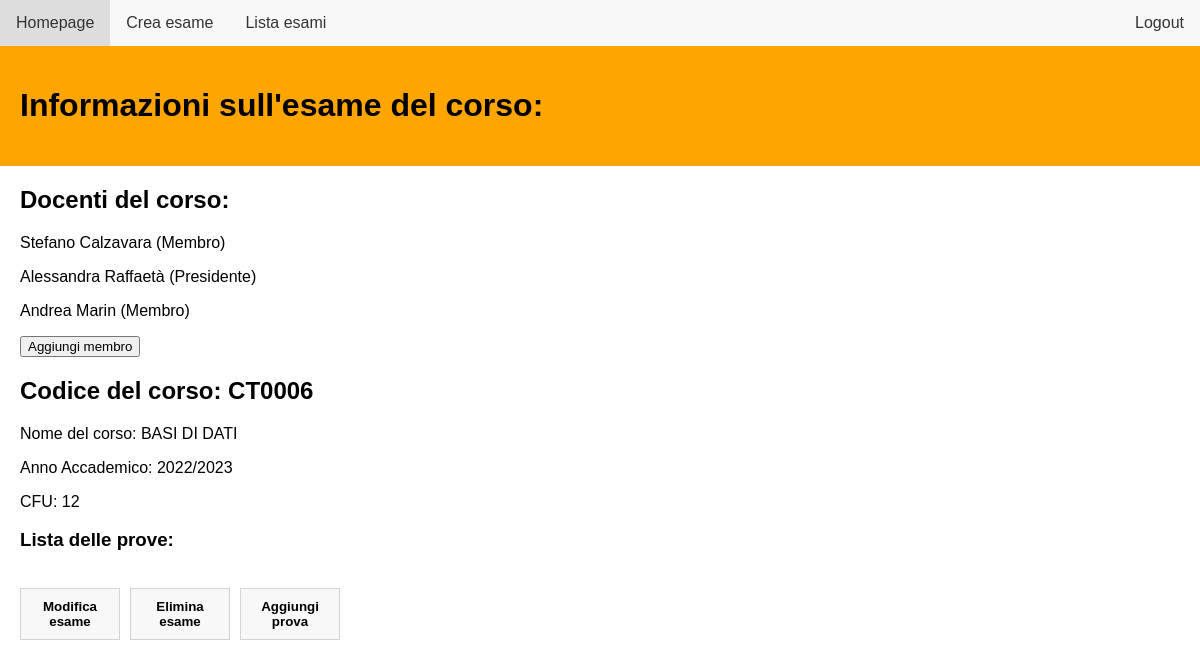
The page /exam_page?idE=CT0006 (signed in) on the database its author committed.
### db_setup.py (models this page shows, shortened)
class Docente(UserMixin, db.Model):
    idD = db.Column(db.String(100), primary_key=True, unique = True)
    nome = db.Column(db.String(100))
    cognome = db.Column(db.String(100))
    email = db.Column(db.String(100), unique = True)
    password = db.Column(db.String(100))

class Esame( db.Model):
    idE = db.Column(db.Integer, primary_key=True, unique = True)
    nome = db.Column(db.String(100))
    anno_accademico = db.Column(db.String(100))
    cfu = db.Column(db.Integer)

### routes.py (the view)
@bp.route('/exam_page', methods=['GET', 'POST'])
@login_required
def exam_page():
    from db_setup import Esame, Docente, Prova, db, Creazione_esame
    idE = request.args.get('idE')
    esame = Esame.query.filter_by(idE=idE).first()
    lista_docenti = db.session.query(Docente).join(Creazione_esame).filter(Creazione_esame.idE == idE).all()
    lista_prove = db.session.query(Prova).filter(Prova.idE == idE).all()
    docenti_roles = (
        db.session.query(Docente, Creazione_esame.ruolo_docente)
        .join(Creazione_esame)
        .filter(Creazione_esame.idE == idE)
        .all()
    )
    return flask.render_template('exam_page.html', esame=esame, lista_prove=lista_prove, lista_docenti=lista_docenti, docenti_roles=docenti_roles)

### routes.py (called while the page is built)
@login_manager.user_loader
def load_user(user_id):
    from db_setup import Docente
    return Docente.query.get(user_id)

### app/templates/exam_page.html (shortened to what this page needs)
<!DOCTYPE html>
<html lang="en">
<head>
    <link rel="stylesheet" href="../static/exam_page.css">
</head>
<body>
    <ul>
        <li><a href="{{ url_for('routes.homepage') }}">Homepage</a></li>
        <li><a href="{{ url_for('routes.create_exam') }}">Crea esame</a></li>
        <li><a href="{{ url_for('routes.view_exams') }}">Lista esami</a></li>
        <li style="float:right"><a href="{{ url_for('routes.login') }}">Logout</a></li>
    </ul>
    <div id="Informazioni" class="w3-container">
        <h1>Informazioni sull'esame del corso:</h1>
    </div>
    <div id="Exam_Details">
        <h2>Docenti del corso:</h2>
        {% for docente, role_name in docenti_roles %}
            <p>{{ docente.nome }} {{ docente.cognome }} ({{ role_name }})</p>
        {% endfor %}
        <button id="button_membri" type="button" onclick="window.location.href='{{url_for('routes.docenti_list', idE=esame.idE)}}'">Aggiungi membro</button>
        <h2>Codice del corso: {{ esame.idE }}</h2>
        <p>Nome del corso: {{ esame.nome }}</p>
        <p>Anno Accademico: {{ esame.anno_accademico }}</p>
        <p>CFU: {{ esame.cfu }}</p>
    </div>
    <div id="ListaProve">
        <h3>Lista delle prove:</h3>
    </div>
    <br>
    <div class="button-container">
        <button id="button_exam" type="button">Modifica esame</button>
        <button id="button_exam" type="button">Elimina esame</button>
        <button id="button_exam" type="button" onclick="window.location.href='{{url_for('routes.create_test', idE=esame.idE)}}'">Aggiungi prova</button>
    </div>
</body>
</html>

### app/static/exam_page.css (style rules this page uses)
#Informazioni { background-color: orange; color:black; padding: 20px; }
body { font-family: Arial, sans-serif; margin: 0; padding: 0; }
ul { list-style-type: none; margin: 0; padding: 0; overflow: hidden; background-color: #f8f8f8; }
li { float: left; }
li a { display: block; color: #333; text-align: center; padding: 14px 16px; text-decoration: none; }
#Exam_Details, #ListaProve { position: relative; left:20px; }
#button_exam { padding: 10px 20px; cursor: pointer; font-weight: bold; max-width: 100px; position:relative; left:20px; background-color: #f8f8f8; color: black; border: 1px solid lightgrey; }
.button-container { display: flex; gap: 10px; margin-bottom: 10px; }

### rows shown on the page
Docente: nome "Stefano", cognome "Calzavara", role_name "Membro"
Docente: nome "Alessandra", cognome "Raffaetà", role_name "Presidente"
Docente: nome "Andrea", cognome "Marin", role_name "Membro"
Esame: idE "CT0006", nome "BASI DI DATI", anno_accademico "2022/2023", cfu "12"
